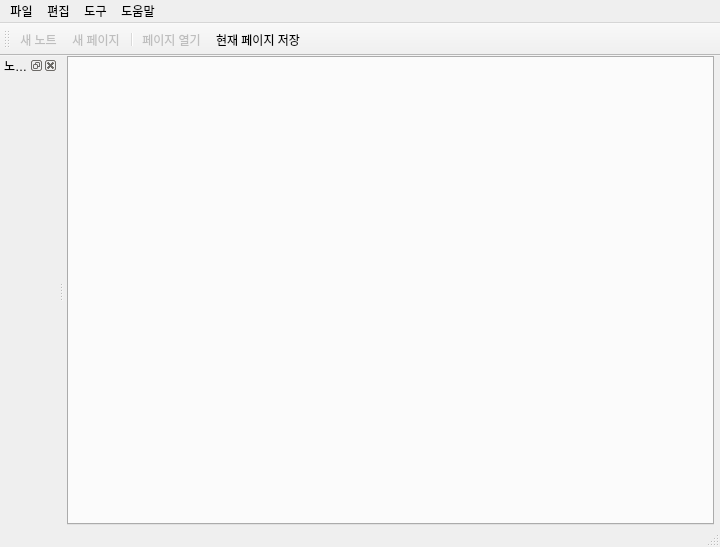
<?xml version="1.0" encoding="UTF-8"?>
<ui version="4.0">
 <class>MainWindow</class>
 <widget class="QMainWindow" name="MainWindow">
  <property name="geometry">
   <rect>
    <x>0</x>
    <y>0</y>
    <width>720</width>
    <height>547</height>
   </rect>
  </property>
  <property name="windowTitle">
   <string>kyuNotebook</string>
  </property>
  <widget class="QWidget" name="centralwidget">
   <layout class="QHBoxLayout" name="horizontalLayout">
    <property name="leftMargin">
     <number>3</number>
    </property>
    <property name="topMargin">
     <number>0</number>
    </property>
    <property name="rightMargin">
     <number>6</number>
    </property>
    <property name="bottomMargin">
     <number>0</number>
    </property>
    <item>
     <widget class="QTabWidget" name="pageTab">
      <property name="currentIndex">
       <number>-1</number>
      </property>
      <property name="elideMode">
       <enum>Qt::ElideNone</enum>
      </property>
      <property name="documentMode">
       <bool>false</bool>
      </property>
      <property name="tabsClosable">
       <bool>true</bool>
      </property>
      <property name="movable">
       <bool>true</bool>
      </property>
     </widget>
    </item>
   </layout>
  </widget>
  <widget class="QMenuBar" name="menubar">
   <property name="geometry">
    <rect>
     <x>0</x>
     <y>0</y>
     <width>720</width>
     <height>22</height>
    </rect>
   </property>
   <widget class="QMenu" name="fileMenu">
    <property name="title">
     <string>파일</string>
    </property>
    <addaction name="newNoteAction"/>
    <addaction name="newPageAction"/>
    <addaction name="separator"/>
    <addaction name="openPageAction"/>
    <addaction name="removeItemAction"/>
    <addaction name="separator"/>
    <addaction name="savePageAction"/>
    <addaction name="saveAllPageAction"/>
    <addaction name="separator"/>
    <addaction name="changeNoteDirAction"/>
    <addaction name="separator"/>
    <addaction name="quitAction"/>
   </widget>
   <widget class="QMenu" name="editMenu">
    <property name="title">
     <string>편집</string>
    </property>
    <addaction name="changeTitleAction"/>
   </widget>
   <widget class="QMenu" name="toolMenu">
    <property name="title">
     <string>도구</string>
    </property>
   </widget>
   <widget class="QMenu" name="helpMenu">
    <property name="title">
     <string>도움말</string>
    </property>
   </widget>
   <addaction name="fileMenu"/>
   <addaction name="editMenu"/>
   <addaction name="toolMenu"/>
   <addaction name="helpMenu"/>
  </widget>
  <widget class="QStatusBar" name="statusbar">
   <property name="sizeGripEnabled">
    <bool>true</bool>
   </property>
  </widget>
  <widget class="QToolBar" name="fileToolBar">
   <property name="windowTitle">
    <string>도구모음</string>
   </property>
   <attribute name="toolBarArea">
    <enum>TopToolBarArea</enum>
   </attribute>
   <attribute name="toolBarBreak">
    <bool>false</bool>
   </attribute>
   <addaction name="newNoteAction"/>
   <addaction name="newPageAction"/>
   <addaction name="separator"/>
   <addaction name="openPageAction"/>
   <addaction name="savePageAction"/>
  </widget>
  <widget class="QDockWidget" name="noteTreeDockWidget">
   <property name="windowTitle">
    <string>노트 트리</string>
   </property>
   <attribute name="dockWidgetArea">
    <number>1</number>
   </attribute>
   <widget class="QWidget" name="dockWidgetContents"/>
  </widget>
  <action name="quitAction">
   <property name="text">
    <string>종료</string>
   </property>
  </action>
  <action name="newPageAction">
   <property name="enabled">
    <bool>false</bool>
   </property>
   <property name="text">
    <string>새 페이지</string>
   </property>
  </action>
  <action name="newNoteAction">
   <property name="enabled">
    <bool>false</bool>
   </property>
   <property name="text">
    <string>새 노트</string>
   </property>
  </action>
  <action name="changeNoteDirAction">
   <property name="text">
    <string>노트 폴더 변경</string>
   </property>
  </action>
  <action name="savePageAction">
   <property name="text">
    <string>현재 페이지 저장</string>
   </property>
  </action>
  <action name="saveAllPageAction">
   <property name="text">
    <string>모든 페이지 저장</string>
   </property>
  </action>
  <action name="changeTitleAction">
   <property name="text">
    <string>이름 바꾸기</string>
   </property>
  </action>
  <action name="openPageAction">
   <property name="enabled">
    <bool>false</bool>
   </property>
   <property name="text">
    <string>페이지 열기</string>
   </property>
  </action>
  <action name="removeItemAction">
   <property name="text">
    <string>노트/페이지 제거</string>
   </property>
  </action>
 </widget>
 <resources/>
 <connections>
  <connection>
   <sender>quitAction</sender>
   <signal>triggered()</signal>
   <receiver>MainWindow</receiver>
   <slot>close()</slot>
   <hints>
    <hint type="sourcelabel">
     <x>-1</x>
     <y>-1</y>
    </hint>
    <hint type="destinationlabel">
     <x>359</x>
     <y>273</y>
    </hint>
   </hints>
  </connection>
 </connections>
</ui>
